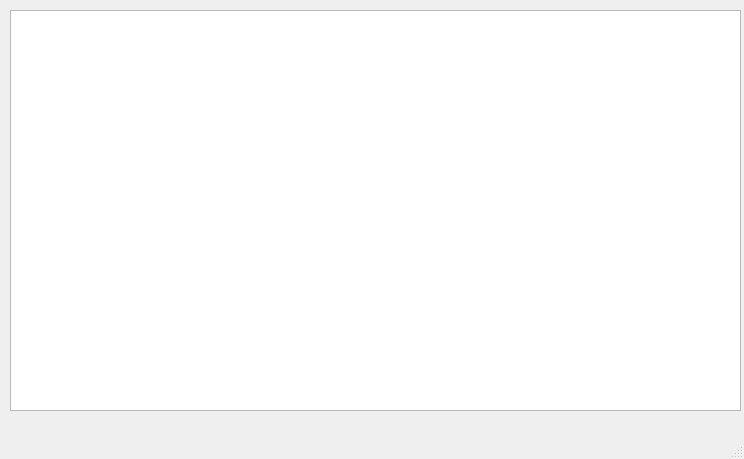
<?xml version="1.0" encoding="UTF-8"?>
<ui version="4.0">
 <class>MainWindow</class>
 <widget class="QMainWindow" name="MainWindow">
  <property name="geometry">
   <rect>
    <x>0</x>
    <y>0</y>
    <width>744</width>
    <height>459</height>
   </rect>
  </property>
  <property name="windowTitle">
   <string>MainWindow</string>
  </property>
  <widget class="QWidget" name="centralwidget">
   <widget class="QTableWidget" name="tableWidget">
    <property name="geometry">
     <rect>
      <x>10</x>
      <y>10</y>
      <width>731</width>
      <height>401</height>
     </rect>
    </property>
   </widget>
  </widget>
  <widget class="QMenuBar" name="menubar">
   <property name="geometry">
    <rect>
     <x>0</x>
     <y>0</y>
     <width>744</width>
     <height>21</height>
    </rect>
   </property>
  </widget>
  <widget class="QStatusBar" name="statusbar"/>
 </widget>
 <resources/>
 <connections/>
</ui>
